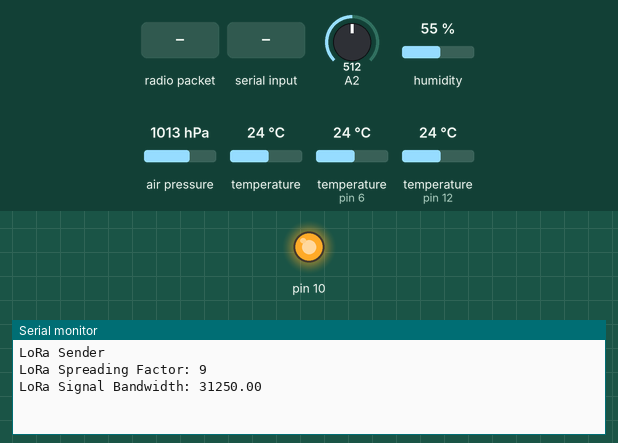
A sketch run on a simulated Arduino Uno, built with avr-gcc and run on an emulated ATmega328P. Shown: output pins drawn as LEDs (lit = HIGH), the last lines printed to the serial monitor. The inputs (shaded band) are chosen by the test bench; at power-on: A2 = 512, humidity 55 %, air pressure 1013 hPa, temperature 24 °C, temperature (sensors on pin 6, pin 12) 24 °C. No radio packets arrive unless stated.

Above: at 1.2 s.
1.3 s: radio packet "1" arrives
At 2.6 s:
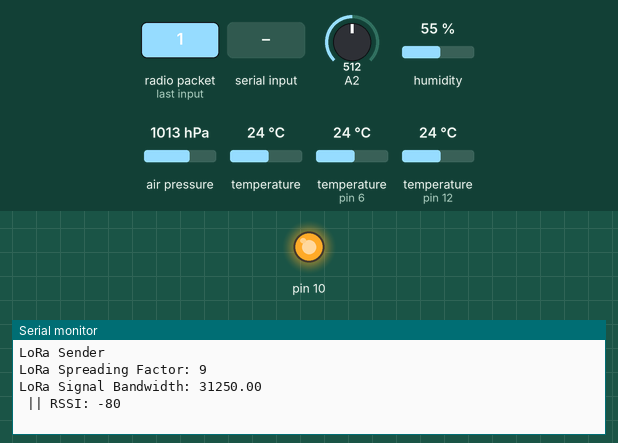
12.3 s: "1" received over Serial
At 13.5 s:
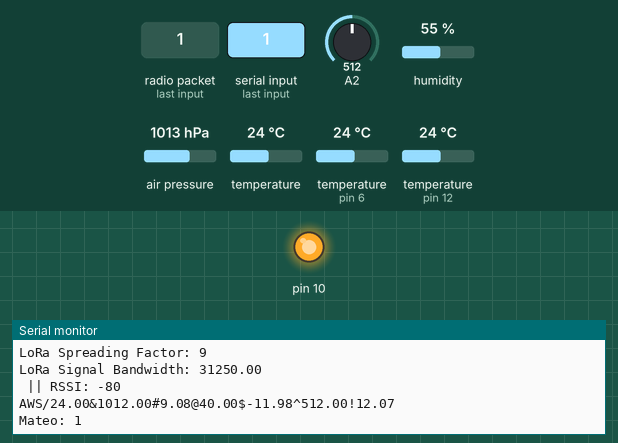

Measured:
- after the input at 1.3 s, the serial monitor: prints a new line at once (image 1)
- after the input at 12.3 s, the serial monitor: prints a new line at once (image 2)

The sketch:

CHAT_ADAFRUIT.ino
```cpp
#include <DHT.h>
#include <Wire.h>
#include <SPI.h>
#include <LoRa.h>
#include <Adafruit_Sensor.h>
#include <Adafruit_BMP085.h>
#include <OneWire.h>
#include <DallasTemperature.h>
#include <math.h>


#define SS 8
#define RST 4
#define DI0 7

#define BAND 889000000.00
#define spreadingFactor 9
#define SignalBandwidth 31.25E3
#define codingRateDenominator 8
#define preambleLength 8
#define ONE_WIRE_BUS 6
#define gas_sensor A1
#define DHTPIN 12

OneWire oneWire(ONE_WIRE_BUS);
DallasTemperature sensors(&oneWire);
DHT dht(DHTPIN, DHT11);
#define SEALEVELPRESSURE_HPA (1013.25)
Adafruit_BMP085 bme;

float ds18temp = 0;


String LoRaMessage = "";
char device_id[12] = "AWS";

String message;

byte localAddress = 0xBB;
byte destination = 0xFF;

unsigned long prevTime = millis();

void setup() {
  Serial.begin(115200);
  Wire.begin();
  dht.begin();
  sensors.begin();

  while (!Serial);
  SPI.begin();
  LoRa.setPins(SS, RST, DI0);
  Serial.println(F("LoRa Sender"));
  Serial.print("LoRa Spreading Factor: ");
  Serial.println(spreadingFactor);
  LoRa.setSpreadingFactor(spreadingFactor);
  Serial.print("LoRa Signal Bandwidth: ");
  Serial.println(SignalBandwidth);
  LoRa.setSignalBandwidth(SignalBandwidth);
  LoRa.setCodingRate4(codingRateDenominator);
  LoRa.setPreambleLength(preambleLength);

  if (!LoRa.begin(BAND)) {
    Serial.println("Starting LoRa failed!");
    while (1);
  }
  if (!bme.begin(0x76))
  {
    Serial.println("Could not find a valid BMP180 sensor, check wiring!");
    while (1);
  }
}

void loop() {
  unsigned long currentTime = millis();

  if (currentTime - prevTime > 10000) { // every 10 seconds
    ////ANEMOMETER////

    float sensorValue = analogRead(A2);
    float voltage = (sensorValue / 1023) * 5;
    float wind_speed = mapfloat(voltage, 0.17, 5, 0, 25);
    float temperature = bme.readTemperature();
    float pressure = ((bme.readPressure() / 100.0F) - 1);
    float altitude = (bme.readAltitude() + 7 );
    float humidity = (dht.readHumidity() - 15);
    float t = ds18temp;
    double dewPoint = dewPointFast(t, humidity);
    float air_quality = analogRead(gas_sensor);
    sensors.requestTemperatures();
    ds18temp = (sensors.getTempCByIndex(0));


    if (voltage < 0.17)
    {
      float wind_speed = 0;
      // Serial.print("Wind Speed =");
      // Serial.print(wind_speed);
      //Serial.println("m/s");

    }

    if (voltage >= 0.17)
    {

    }


    LoRaMessage = String(device_id) + "/" + String(ds18temp) + "&" + String(pressure)
                  + "#" + String(altitude) + "@" + String(humidity) + "$" + String(dewPoint)
                  + "^" + String(air_quality) + "!" + String(wind_speed); //+ "!" + /String(lux);

    LoRa.beginPacket();
    LoRa.print(LoRaMessage);
    LoRa.endPacket();
    Serial.println(LoRaMessage);

    //  Serial.println();
    prevTime = currentTime;
  }

  while (Serial.available()) {
    delay(2);  //delay to allow byte to arrive in input buffer
    char c = Serial.read();
    message += c;
  }

  if (message.length() > 0) {
    Serial.println("Mateo: " + message); //name seen in the Serial Monitor
    LoRa.beginPacket();
    LoRa.write(destination);
    LoRa.write(localAddress);
    LoRa.println("Mateo: " + message); //name seen on the receiving end
    LoRa.endPacket();
    message = "";
  }


  // send packet
  //LoRa.beginPacket();
  //LoRa.endPacket();
  onReceive(LoRa.parsePacket());


}

void onReceive(int packetSize) {
  if (packetSize == 0) return;          // if there's no packet, return

  int recipient = LoRa.read();
  String incoming = "";

  while (LoRa.available()) {
    incoming += (char)LoRa.read();
  }

  //  if (recipient != localAddress && recipient != 0xBB) {
  //    Serial.println("This message is not for me.");
  //    return;                             // skip rest of function
  //  }

  Serial.print(incoming);
  Serial.print(" || RSSI: ");
  Serial.print(LoRa.packetRssi());
  Serial.println();
}

double dewPointFast(double celsius, double humidity)
{
  double a = 17.271;
  double b = 237.7;
  double temp = ((a * celsius) / (b + celsius) + log(humidity * 0.01));
  double Td = ((b * temp) / (a - temp));

  return Td;
}

float mapfloat(float x, float in_min, float in_max, float out_min, float out_max)
{
  return (x - in_min) * (out_max - out_min) / (in_max - in_min) + out_min;
}
////SENSORS////////
```
